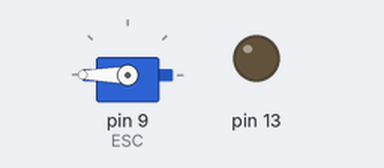
This sketch was run on a simulated Arduino Uno, built with avr-gcc and run on an emulated ATmega328P. On the bench: servo, output pins drawn as LEDs (lit = HIGH).

Above: at 0.1 s.
At 5.1 s:
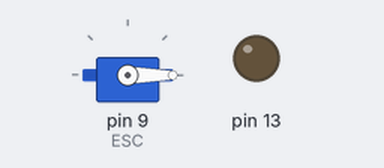
At 10.1 s:
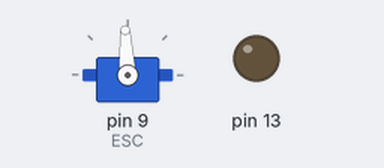
Timing chart, 0 to 11.6 s (numbered marks = the images above):
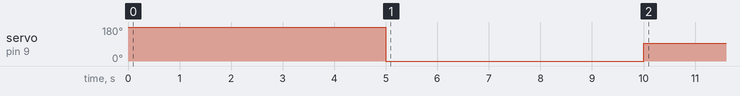

The sketch:

code_control_ESC_local.ino
```cpp
#include <Servo.h>
//int valu = 1000;
Servo ESC;
void ESC_calibration();

void setup(){
    pinMode(13,OUTPUT);
    ESC.attach(9,1000,2000);// (Pin, min pulse width, max pulse width in microsecond)
    ESC_calibration();
}

void loop(){

}

void ESC_calibration(){
    // delay between commands are very important in calibration function
    ESC.write(180); // Green led is blinking waiting for Full throttle
    delay(5000);
    ESC.write(0); // Red led is blinking waiting for Full reverse
    delay(5000);
    ESC.write(93);// Yelow led is blinking waiting for Neutral position
    delay(5000);
};
```
